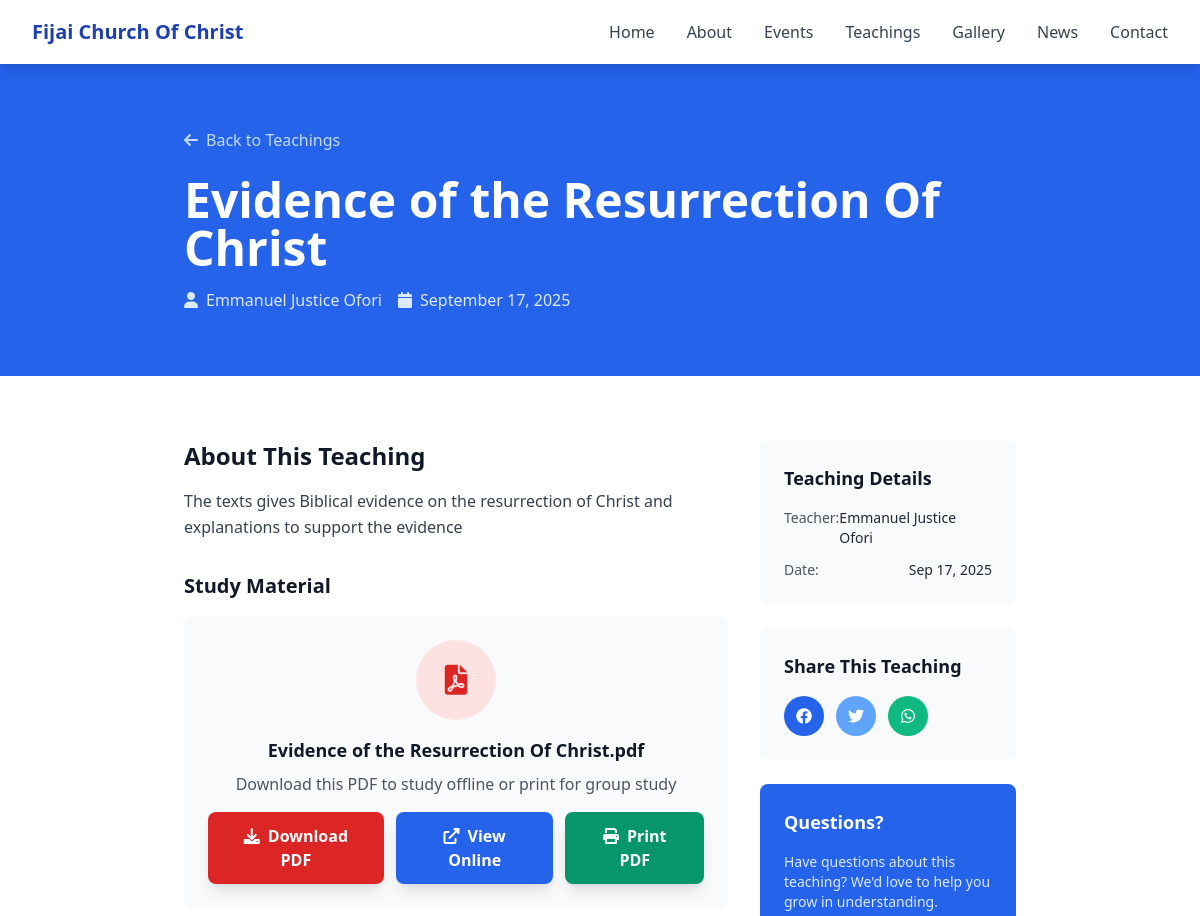
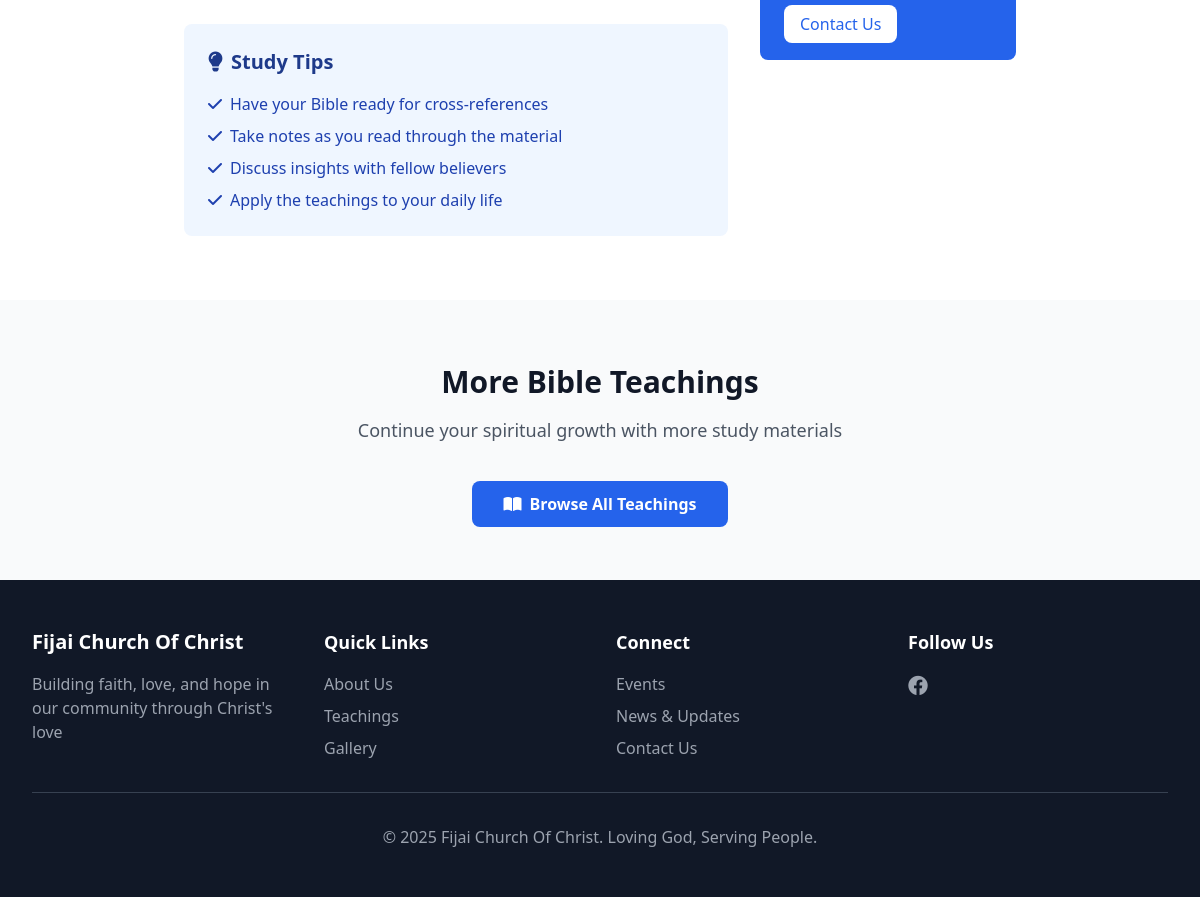
The page /teachings/3/ on the database its author committed (2 pictures, top to bottom).
### base/models.py (models this page shows, shortened)
class Teaching(models.Model):
    title = models.CharField(max_length=200)
    teacher = models.CharField(max_length=100)
    scripture_reference = models.CharField(max_length=100, blank=True)
    date_created = models.DateField()
    pdf_file = models.FileField(upload_to='teachings/pdfs/', blank=True, null=True)
    description = models.TextField(blank=True)
    series = models.CharField(max_length=100, blank=True)
    category = models.CharField(max_length=50, blank=True, help_text="e.g., Bible Study, Sermon Notes, Devotional")
    featured = models.BooleanField(default=False)
    class Meta:
        ordering = ['-date_created']
        verbose_name = "Teaching"
        verbose_name_plural = "Teachings"

### base/views.py (the view)
# urls.py: path('teachings/<int:teaching_id>/', views.teaching_detail, name='teaching_detail'),
def teaching_detail(request, teaching_id):
    teaching = get_object_or_404(Teaching, id=teaching_id)
    context = {'teaching': teaching}
    return render(request, 'teaching_detail.html', context)

### templates/teaching_detail.html (shortened to what this page needs)
{% extends 'base.html' %}
{% block content %}
    <section class="bg-blue-600 text-white py-16">
        <div class="max-w-4xl mx-auto px-4 sm:px-6 lg:px-8">
            <div class="flex items-center justify-between mb-6">
                <a href="{% url 'teachings' %}" class="text-blue-200 hover:text-white">
                    <i class="fas fa-arrow-left mr-2"></i>Back to Teachings
                </a>
            </div>
            <h1 class="text-4xl md:text-5xl font-bold mb-4">{{ teaching.title }}</h1>
            <div class="flex flex-col md:flex-row md:items-center gap-4 text-blue-100">
                <div class="flex items-center">
                    <i class="fas fa-user mr-2"></i>
                    <span>{{ teaching.teacher }}</span>
                </div>
                <div class="flex items-center">
                    <i class="fas fa-calendar mr-2"></i>
                    <span>{{ teaching.date_created|date:"F d, Y" }}</span>
                </div>
            </div>
        </div>
    </section>
    <section class="py-16 bg-white">
        <div class="max-w-4xl mx-auto px-4 sm:px-6 lg:px-8">
            <div class="grid md:grid-cols-3 gap-8">
                <div class="md:col-span-2">
                    {% if teaching.description %}
                    <div class="prose prose-lg max-w-none">
                        <h2 class="text-2xl font-bold text-gray-900 mb-4">About This Teaching</h2>
                        <div class="text-gray-700 leading-relaxed">
                            {{ teaching.description|linebreaks }}
                        </div>
                    </div>
                    {% endif %}
                    {% if teaching.pdf_file %}
                    <div class="mt-8">
                        <h3 class="text-xl font-semibold text-gray-900 mb-4">Study Material</h3>
                        <div class="bg-gray-50 rounded-lg p-6 text-center">
                            <div class="w-20 h-20 bg-red-100 rounded-full flex items-center justify-center mx-auto mb-4">
                                <i class="fas fa-file-pdf text-red-600 text-3xl"></i>
                            </div>
                            <h4 class="text-lg font-semibold text-gray-900 mb-2">{{ teaching.title }}.pdf</h4>
                            <p class="text-gray-600 mb-4">Download this PDF to study offline or print for group study</p>
                            <div class="flex flex-col sm:flex-row gap-3 justify-center">
                                <a href="{% url 'download_pdf' teaching.id %}"
                                   class="bg-red-600 text-white px-6 py-3 rounded-lg font-semibold hover:bg-red-700 transition duration-300 shadow-lg">
                                    <i class="fas fa-download mr-2"></i>Download PDF
                                </a>
                                <a href="{{ teaching.pdf_file.url }}" target="_blank"
                                   class="bg-blue-600 text-white px-6 py-3 rounded-lg font-semibold hover:bg-blue-700 transition duration-300 shadow-lg">
                                    <i class="fas fa-external-link-alt mr-2"></i>View Online
                                </a>
                                <button onclick="printPDF('{{ teaching.pdf_file.url }}')"
                                        class="bg-green-600 text-white px-6 py-3 rounded-lg font-semibold hover:bg-green-700 transition duration-300 shadow-lg">
                                    <i class="fas fa-print mr-2"></i>Print PDF
                                </button>
                            </div>
                        </div>
                    </div>
                    {% endif %}
                    <div class="mt-8 bg-blue-50 rounded-lg p-6">
                        <h3 class="text-xl font-semibold text-blue-900 mb-4">
                            <i class="fas fa-lightbulb mr-2"></i>Study Tips
                        </h3>
                        <ul class="text-blue-800 space-y-2">
                            <li><i class="fas fa-check mr-2"></i>Have your Bible ready for cross-references</li>
                            <li><i class="fas fa-check mr-2"></i>Take notes as you read through the material</li>
                            <li><i class="fas fa-check mr-2"></i>Discuss insights with fellow believers</li>
                            <li><i class="fas fa-check mr-2"></i>Apply the teachings to your daily life</li>
                        </ul>
                    </div>
                </div>
                <div class="space-y-6">
                    <div class="bg-gray-50 rounded-lg p-6">
                        <h3 class="text-lg font-semibold text-gray-900 mb-4">Teaching Details</h3>
                        <div class="space-y-3 text-sm">
                            <div class="flex justify-between">
                                <span class="text-gray-600">Teacher:</span>
                                <span class="font-medium">{{ teaching.teacher }}</span>
                            </div>
                            <div class="flex justify-between">
                                <span class="text-gray-600">Date:</span>
                                <span class="font-medium">{{ teaching.date_created|date:"M d, Y" }}</span>
                            </div>
                        </div>
                    </div>
                    <div class="bg-gray-50 rounded-lg p-6">
                        <h3 class="text-lg font-semibold text-gray-900 mb-4">Share This Teaching</h3>
                        <div class="flex space-x-3">
                            <a href="https://www.facebook.com/sharer/sharer.php?u={{ request.build_absolute_uri }}"
                               target="_blank"
                               class="w-10 h-10 bg-blue-600 rounded-full flex items-center justify-center text-white hover:bg-blue-700">
                                <i class="fab fa-facebook"></i>
                            </a>
                            <a href="https://twitter.com/intent/tweet?url={{ request.build_absolute_uri }}&text={{ teaching.title }}"
                               target="_blank"
                               class="w-10 h-10 bg-blue-400 rounded-full flex items-center justify-center text-white hover:bg-blue-500">
                                <i class="fab fa-twitter"></i>
                            </a>
                            <a href="https://wa.me/?text={{ teaching.title }} - {{ request.build_absolute_uri }}"
                               target="_blank"
                               class="w-10 h-10 bg-green-500 rounded-full flex items-center justify-center text-white hover:bg-green-600">
                                <i class="fab fa-whatsapp"></i>
                            </a>
                        </div>
                    </div>
                    <div class="bg-blue-600 text-white rounded-lg p-6">
                        <h3 class="text-lg font-semibold mb-4">Questions?</h3>
                        <p class="text-blue-100 text-sm mb-4">
                            Have questions about this teaching? We'd love to help you grow in understanding.
                        </p>
                        <a href="{% url 'contact' %}"
                           class="bg-white text-blue-600 px-4 py-2 rounded-lg font-medium hover:bg-gray-100 transition duration-300">
                            Contact Us
                        </a>
                    </div>
                </div>
            </div>
        </div>
    </section>
    <section class="py-16 bg-gray-50">
        <div class="max-w-7xl mx-auto px-4 sm:px-6 lg:px-8">
            <div class="text-center mb-12">
                <h2 class="text-3xl font-bold text-gray-900 mb-4">More Bible Teachings</h2>
                <p class="text-lg text-gray-600">Continue your spiritual growth with more study materials</p>
            </div>
            <div class="text-center">
                <a href="{% url 'teachings' %}"
                   class="bg-blue-600 text-white px-8 py-3 rounded-lg font-semibold hover:bg-blue-700 transition duration-300">
                    <i class="fas fa-book-open mr-2"></i>Browse All Teachings
                </a>
            </div>
        </div>
    </section>
{% endblock %}

### rows shown on the page
Teaching: title "Evidence of the Resurrection Of Christ", teacher "Emmanuel Justice Ofori", date_created "September 17, 2025", description "The texts gives Biblical evidence on the resurrection of Christ and explanations to support the evidence", date_created "Sep 17, 2025"
